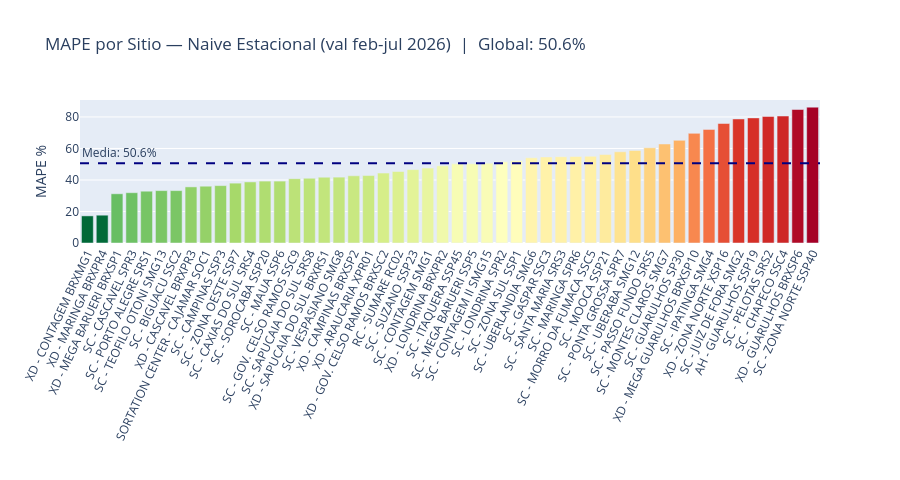
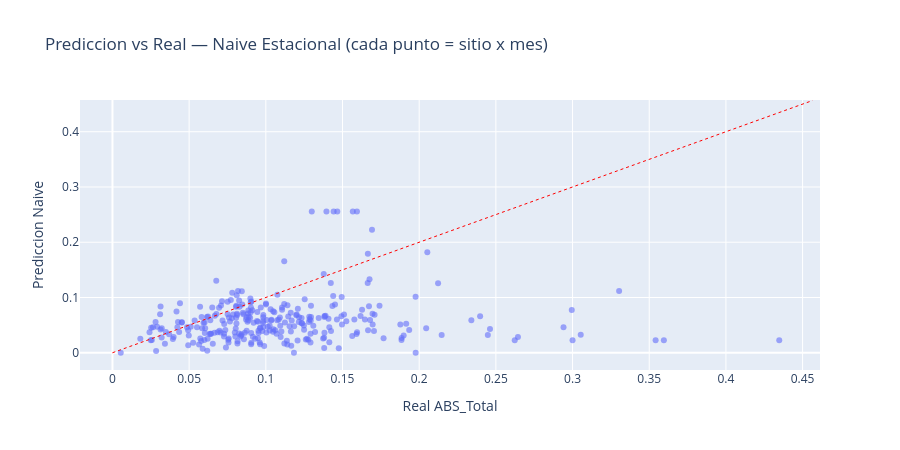

The code cell stored with these charts, in order, in its notebook:
### Code cell
# Visualizacion: MAPE por sitio (barras ordenadas)
fig = px.bar(
    mape_por_sitio,
    x='Operational_name', y='MAPE_%',
    color='MAPE_%',
    color_continuous_scale='RdYlGn_r',
    title=f'MAPE por Sitio — Naive Estacional (val feb-jul 2026)  |  Global: {mape_global:.1f}%',
    labels={'MAPE_%': 'MAPE %', 'Operational_name': ''}
)
fig.add_hline(y=mape_global, line_dash='dash', line_color='navy',
              annotation_text=f'Media: {mape_global:.1f}%', annotation_position='top left')
fig.update_layout(height=480, xaxis_tickangle=-65, coloraxis_showscale=False)
fig.show()

# Scatter: prediccion vs real en validacion
mask = df_va['ABS_Total'] > 0
fig2 = px.scatter(
    df_va[mask], x='ABS_Total', y='pred',
    hover_data=['Operational_name', 'fecha_mes'],
    opacity=0.6,
    title='Prediccion vs Real — Naive Estacional (cada punto = sitio x mes)',
    labels={'ABS_Total': 'Real ABS_Total', 'pred': 'Prediccion Naive'}
)
lim = max(df_va[mask]['ABS_Total'].max(), df_va[mask]['pred'].max()) * 1.05
fig2.add_shape(type='line', x0=0, y0=0, x1=lim, y1=lim,
               line=dict(color='red', dash='dot', width=1))
fig2.update_layout(height=450)
fig2.show()

### Figure 1 — Plotly figure (JSON) as saved in the notebook; plotly's stock layout.template omitted (floating-point values rounded to 4 significant figures)
{"data": [{"hovertemplate": "=%{x}<br>MAPE %=%{marker.color}<extra></extra>", "legendgroup": "", "marker": {"color": [17.21, 17.65, 31.24, 31.93, 32.87, 33.24, 33.25, 35.62, 36.05, 36.42, 37.99, 38.76, 39.29, 39.29, 40.84, 41.08, 41.76, 41.8, 42.66, 42.82, 44.39, 45.38, 46.59, 47.56, 49.04, 50.23, 50.31, 50.62, 51.53, 52.21, 54.11, 54.61, 54.75, 54.88, 55.04, 56.16, 57.88, 58.7, 60.42, 62.85, 65.15, 69.59, 72.11, 75.85, 78.74, 79.41, 80.32, 80.59, 84.73, 86.23], "coloraxis": "coloraxis", "pattern": {"shape": ""}}, "name": "", "orientation": "v", "showlegend": false, "textposition": "auto", "type": "bar", "x": ["XD - CONTAGEM BRXMG1", "XD - MARINGA BRXPR4", "XD - MEGA BARUERI BRXSP1", "SC - CASCAVEL SPR3", "SC - PORTO ALEGRE SRS1", "SC - TEOFILO OTONI SMG13", "SC - BIGUACU SSC2", "XD - CASCAVEL BRXPR3", "SORTATION CENTER - CAJAMAR SOC1", "SC - CAMPINAS SSP3", "SC - ZONA OESTE SSP7", "SC - CAXIAS DO SUL SRS4", "SC - SOROCABA SSP20", "SC - MAUA SSP6", "SC - GOV. CELSO RAMOS SSC9", "SC - SAPUCAIA DO SUL SRS8", "XD - SAPUCAIA DO SUL BRXRS1", "SC - VESPASIANO SMG8", "XD - CAMPINAS BRXSP2", "XD - ARAUCARIA XPR01", "XD - GOV. CELSO RAMOS BRXSC2", "RC - SUMARE RC02", "SC - SUZANO SSP23", "SC - CONTAGEM SMG1", "XD - LONDRINA BRXPR2", "SC - ITAQUERA SSP45", "SC - MEGA BARUERI SSP5", "SC - CONTAGEM II SMG15", "SC - LONDRINA SPR2", "SC - ZONA SUL SSP1", "SC - UBERLANDIA SMG6", "SC - GASPAR SSC3", "SC - SANTA MARIA SRS3", "SC - MARINGA SPR6", "SC - MORRO DA FUMACA SSC5", "SC - MOOCA SSP21", "SC - PONTA GROSSA SPR7", "SC - UBERABA SMG12", "SC - PASSO FUNDO SRS5", "SC - MONTES CLAROS SMG7", "SC - GUARULHOS SP30", "XD - MEGA GUARULHOS BRXSP10", "SC - IPATINGA SMG4", "XD - ZONA NORTE XSP16", "SC - JUIZ DE FORA SMG2", "AH - GUARULHOS SSP19", "SC - PELOTAS SRS2", "SC - CHAPECO SSC4", "XD - GUARULHOS BRXSP6", "SC - ZONA NORTE SSP40"], "xaxis": "x", "y": [17.21, 17.65, 31.24, 31.93, 32.87, 33.24, 33.25, 35.62, 36.05, 36.42, 37.99, 38.76, 39.29, 39.29, 40.84, 41.08, 41.76, 41.8, 42.66, 42.82, 44.39, 45.38, 46.59, 47.56, 49.04, 50.23, 50.31, 50.62, 51.53, 52.21, 54.11, 54.61, 54.75, 54.88, 55.04, 56.16, 57.88, 58.7, 60.42, 62.85, 65.15, 69.59, 72.11, 75.85, 78.74, 79.41, 80.32, 80.59, 84.73, 86.23], "yaxis": "y"}], "layout": {"annotations": [{"showarrow": false, "text": "Media: 50.6%", "x": 0, "xanchor": "left", "xref": "x domain", "y": 50.63, "yanchor": "bottom", "yref": "y"}], "barmode": "relative", "coloraxis": {"autocolorscale": false, "colorbar": {"title": {"text": "MAPE %"}}, "colorscale": [[0, "rgb(0,104,55)"], [0.1, "rgb(26,152,80)"], [0.2, "rgb(102,189,99)"], [0.3, "rgb(166,217,106)"], [0.4, "rgb(217,239,139)"], [0.5, "rgb(255,255,191)"], [0.6, "rgb(254,224,139)"], [0.7, "rgb(253,174,97)"], [0.8, "rgb(244,109,67)"], [0.9, "rgb(215,48,39)"], [1, "rgb(165,0,38)"]], "showscale": false}, "height": 480, "legend": {"tracegroupgap": 0}, "shapes": [{"line": {"color": "navy", "dash": "dash"}, "type": "line", "x0": 0, "x1": 1, "xref": "x domain", "y0": 50.63, "y1": 50.63, "yref": "y"}], "title": {"text": "MAPE por Sitio — Naive Estacional (val feb-jul 2026)  |  Global: 50.6%"}, "xaxis": {"anchor": "y", "domain": [0, 1], "tickangle": -65, "title": {"text": ""}}, "yaxis": {"anchor": "x", "domain": [0, 1], "title": {"text": "MAPE %"}}}}

### Figure 2 — Plotly figure (JSON) as saved in the notebook; plotly's stock layout.template omitted (floating-point values rounded to 4 significant figures; data arrays with more than 128 entries replaced by an {"elided": "..."} marker saying what was removed)
{"data": [{"customdata": {"elided": "289x2 str values"}, "hovertemplate": "Real ABS_Total=%{x}<br>Prediccion Naive=%{y}<br>Operational_name=%{customdata[0]}<br>fecha_mes=%{customdata[1]}<extra></extra>", "legendgroup": "", "marker": {"color": "#636efa", "opacity": 0.6, "symbol": "circle"}, "mode": "markers", "name": "", "orientation": "v", "showlegend": false, "type": "scatter", "x": {"elided": "289 float values"}, "xaxis": "x", "y": {"elided": "289 float values"}, "yaxis": "y"}], "layout": {"height": 450, "legend": {"tracegroupgap": 0}, "shapes": [{"line": {"color": "red", "dash": "dot", "width": 1}, "type": "line", "x0": 0, "x1": 0.4565, "y0": 0, "y1": 0.4565}], "title": {"text": "Prediccion vs Real — Naive Estacional (cada punto = sitio x mes)"}, "xaxis": {"anchor": "y", "domain": [0, 1], "title": {"text": "Real ABS_Total"}}, "yaxis": {"anchor": "x", "domain": [0, 1], "title": {"text": "Prediccion Naive"}}}}
